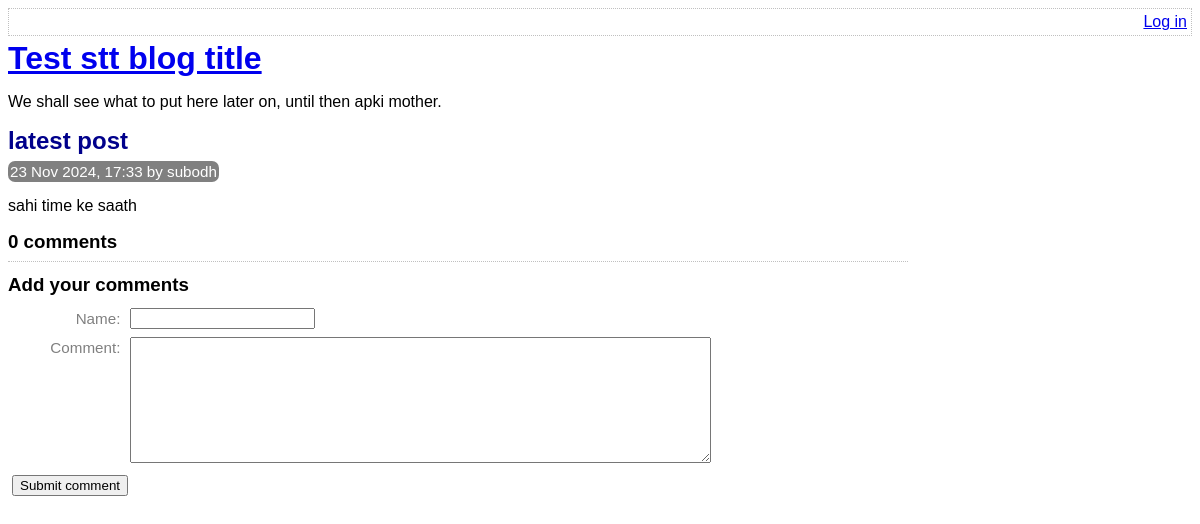
/view-post.php?post_id=7, run on an earlier commit of the app's database.
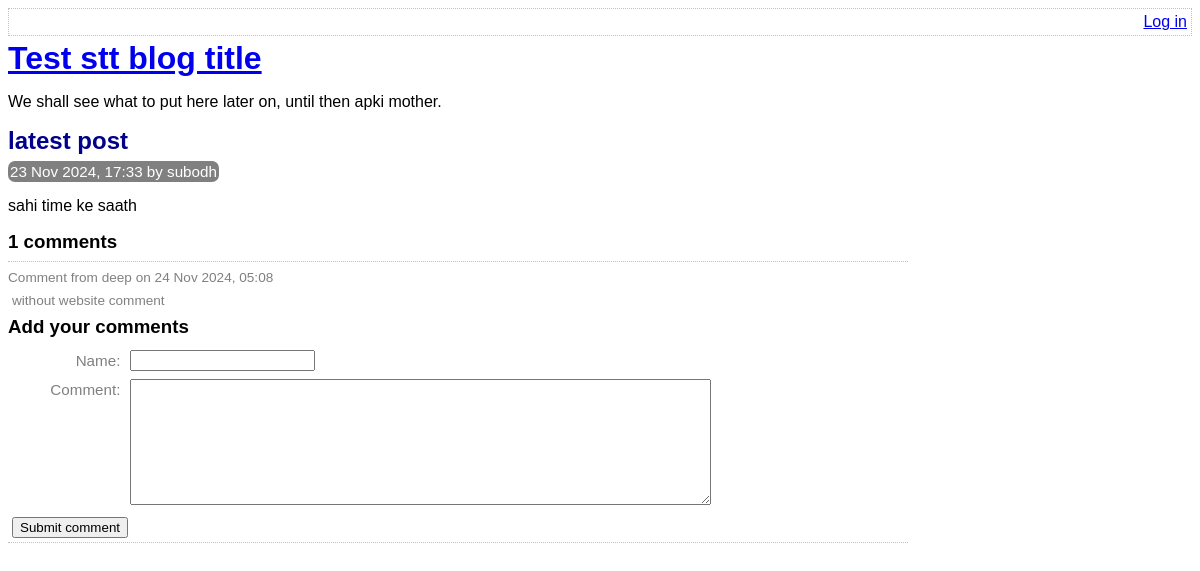
And on a later commit of the database.
### tables this page shows
CREATE TABLE comment (
	id INTEGER PRIMARY KEY AUTOINCREMENT NOT NULL,
	post_id INTEGER NOT NULL,
	created_at VARCHAR NOT NULL,
	name VARCHAR NOT NULL,
	website VARCHAR,
	text VARCHAR NOT NULL,
	FOREIGN KEY (post_id) REFERENCES post(id)
);

### lib/view-post.php (called while the page is built, shortened)
<?php
function getPostRow(PDO $pdo, $postId)
{
    $stmt = $pdo->prepare(
        'SELECT
            title, created_at, body, (SELECT COUNT(*) FROM comment WHERE comment.post_id = post.id) comment_count, user_id
        FROM
            post
        WHERE
            id = :id'
    );
    $result = $stmt->execute(
        array('id' => $postId, )
    );
    $row = $stmt->fetch(PDO::FETCH_ASSOC);
    return $row;
}

### view-post.php (the view, shortened to what this page needs)
<?php
require_once 'lib/common.php';
require_once 'lib/view-post.php';
if (isset($_GET['post_id']))
{
    $postId = $_GET['post_id'];
}
else
{
    $postId = 0;
}
$pdo = getPDO();
$row = getPostRow($pdo, $postId);
$commentCount = $row['comment_count'];
?>
<!DOCTYPE html>
<html>
    <head>
        <?php require_once 'templates/head.php' ?>
    </head>
    <body>
        <?php require_once 'templates/title.php' ?>
        <div class="post">
            <h2>
                <?php echo htmlEscape($row['title']) ?>
            </h2>
            <div class="date">
                <?php echo convertSqlDate($row['created_at']) ?> by <?php echo htmlEscape(getUserFromUserId($pdo,$row['user_id'])) ?>
            </div>
            <?php echo convertNewlinesToParagraphs($row['body']) ?>
        </div>
        <?php require_once 'templates/list-comments.php'?>
        <?php require_once 'templates/comment-form.php' ?>
    </body>
</html>

### lib/common.php (shortened to what this page needs)
<?php
function getRootPath()
{
    return realpath(__DIR__ . '/..');
}
function getDatabasePath()
{
    return getRootPath() . '/data/data.sqlite';
}
function getDsn()
{
    return 'sqlite:' . getDatabasePath();
}
function getPDO()
{
    $pdo = new PDO(getDsn());
    return $pdo;
}
function htmlEscape($html)
{
    return htmlspecialchars($html, ENT_HTML5, 'UTF-8');
}
function convertSqlDate($sqlDate)
{
    $date = DateTime::createFromFormat('Y-m-d H:i:s', $sqlDate);
    return $date->format('d M Y, H:i');
}
function convertNewlinesToParagraphs($text)
{
    $escaped = htmlEscape($text);
    return '<p>' . str_replace("\n", "</p><p>", $escaped) . '</p>';
}
function getCommentsForPost(PDO $pdo, $postId)
{
    $pdo = getPDO();
    $sql = "
        SELECT
            id, name, text, created_at
        FROM
            comment
        WHERE
            post_id = :post_id
    ";
    $stmt = $pdo->prepare($sql);
    $stmt->execute(
        array('post_id' => $postId, )
    );
    return $stmt->fetchAll(PDO::FETCH_ASSOC);
}
function getUserFromUserId(PDO $pdo, $userId){
    $sql = 'SELECT username FROM user WHERE id=:id';
    $stmt = $pdo -> prepare($sql);
    $stmt->execute(
        array('id' => $userId)
    );
    return $stmt->fetchColumn();
}

### templates/list-comments.php (shortened to what this page needs)
<form
    method="post"
    class="comment-list"
    action="view-post.php?action=delete-comment&amp;post_id=<?php echo $postId ?>&amp;"
>
    <h3><?php echo $commentCount ?> comments</h3>
    <?php foreach (getCommentsForPost($pdo, $postId) as $comment): ?>
    <div class="comment">
        <div class="comment-meta">
            Comment from
            <?php echo htmlEscape($comment['name']) ?> on <?php echo convertSqlDate($comment['created_at']) ?>
        <div class="comment-body">
            <?php echo convertNewlinesToParagraphs($comment['text']) ?>
        </div>
    </div>
    <?php endforeach ?>
</form>

What changed in the data, as far as the page shows it:
added comment: name "deep", created_at "24 Nov 2024, 05:08", text "without website comment"
Also different on the page:
$commentCount: "0" → "1"
